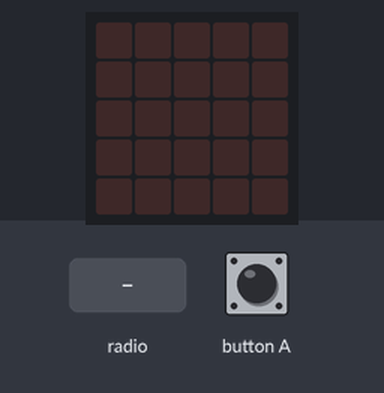
Simulated run of this program. Board: BBC micro:bit (MakeCode). Parts: the board's 5×5 LED display. The test bench sets the inputs (shaded band).

Above: at 1.2 s.
1.3 s: radio message "w" arrives
At 2.3 s:
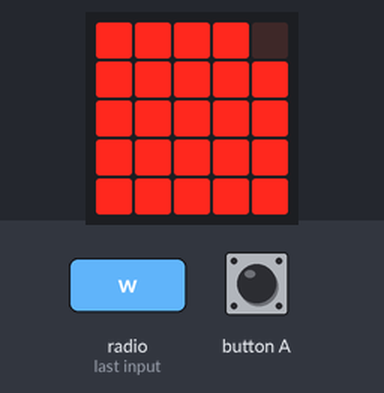
2.8 s: radio message "o" arrives
At 3.5 s:
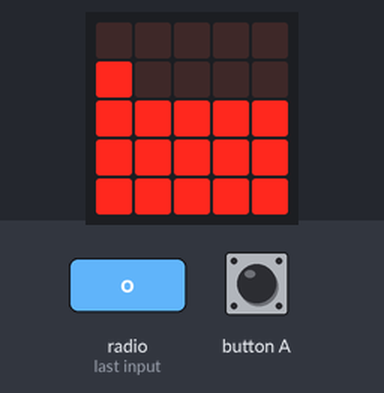
4.3 s: radio message "i" arrives
At 4.6 s:
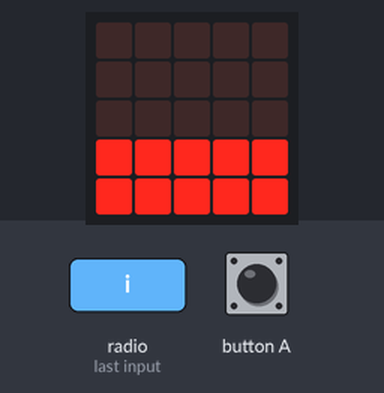
5.8 s: radio message "k" arrives
At 6.9 s:
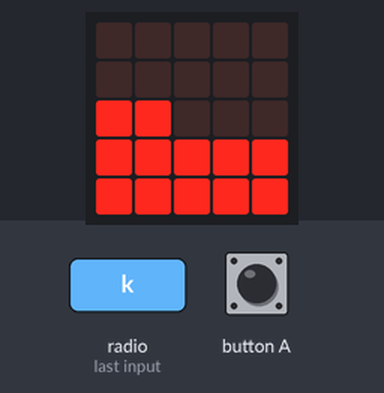
7.3 s: radio message "l" arrives
At 8.1 s:
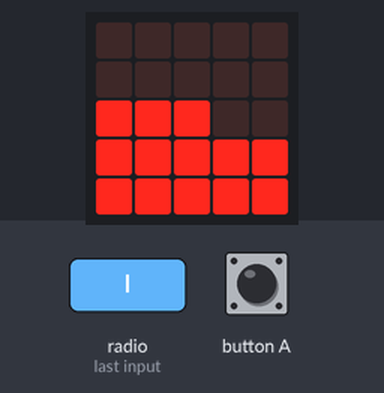
8.8 s: radio message "g" arrives
At 9.2 s:
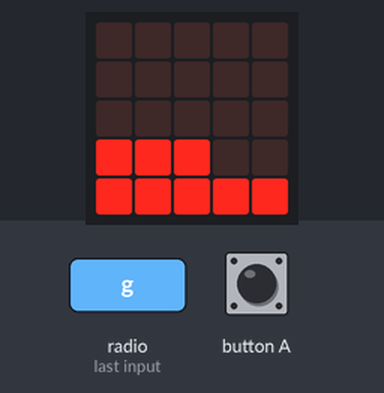
Timing chart, 0 to 11.3 s (numbered marks = the images above; inputs shaded):
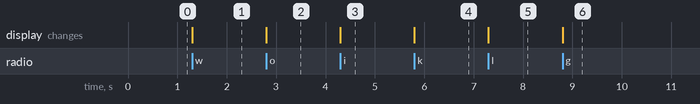

The program:

main.ts
```typescript
enum RadioMessage {
    message1 = 49434,
    meerstippen = 41537,
    a = 18289,
    b = 9031,
    c = 32803,
    d = 3456,
    e = 46605,
    f = 24246,
    g = 6494,
    h = 57881,
    i = 58338,
    j = 51171,
    k = 19399,
    l = 6987,
    m = 10523,
    n = 62761,
    o = 59125,
    p = 57574,
    q = 11232,
    r = 57643,
    s = 45537,
    t = 6833,
    u = 39706,
    v = 38555,
    w = 54422,
    x = 36564
}
radio.onReceivedMessage(RadioMessage.w, function () {
    basic.showLeds(`
        # # # # .
        # # # # #
        # # # # #
        # # # # #
        # # # # #
        `)
})
radio.onReceivedMessage(RadioMessage.o, function () {
    basic.showLeds(`
        . . . . .
        # . . . .
        # # # # #
        # # # # #
        # # # # #
        `)
})
radio.onReceivedMessage(RadioMessage.i, function () {
    basic.showLeds(`
        . . . . .
        . . . . .
        . . . . .
        # # # # #
        # # # # #
        `)
})
radio.onReceivedMessage(RadioMessage.k, function () {
    basic.showLeds(`
        . . . . .
        . . . . .
        # # . . .
        # # # # #
        # # # # #
        `)
})
radio.onReceivedMessage(RadioMessage.l, function () {
    basic.showLeds(`
        . . . . .
        . . . . .
        # # # . .
        # # # # #
        # # # # #
        `)
})
radio.onReceivedMessage(RadioMessage.g, function () {
    basic.showLeds(`
        . . . . .
        . . . . .
        . . . . .
        # # # . .
        # # # # #
        `)
})
radio.onReceivedMessage(RadioMessage.d, function () {
    basic.showLeds(`
        . . . . .
        . . . . .
        . . . . .
        . . . . .
        # # # # #
        `)
})
radio.onReceivedMessage(RadioMessage.s, function () {
    basic.showLeds(`
        . . . . .
        # # # # #
        # # # # #
        # # # # #
        # # # # #
        `)
})
radio.onReceivedMessage(RadioMessage.r, function () {
    basic.showLeds(`
        . . . . .
        # # # # .
        # # # # #
        # # # # #
        # # # # #
        `)
})
input.onButtonPressed(Button.A, function () {
    ampa += 1
})
radio.onReceivedMessage(RadioMessage.u, function () {
    basic.showLeds(`
        # # . . .
        # # # # #
        # # # # #
        # # # # #
        # # # # #
        `)
})
radio.onReceivedMessage(RadioMessage.e, function () {
    basic.showLeds(`
        . . . . .
        . . . . .
        . . . . .
        # . . . .
        # # # # #
        `)
})
radio.onReceivedMessage(RadioMessage.n, function () {
    basic.showLeds(`
        . . . . .
        . . . . .
        # # # # #
        # # # # #
        # # # # #
        `)
})
radio.onReceivedMessage(RadioMessage.h, function () {
    basic.showLeds(`
        . . . . .
        . . . . .
        . . . . .
        # # # # .
        # # # # #
        `)
})
radio.onReceivedMessage(RadioMessage.v, function () {
    basic.showLeds(`
        # # # . .
        # # # # #
        # # # # #
        # # # # #
        # # # # #
        `)
})
radio.onReceivedMessage(RadioMessage.m, function () {
    basic.showLeds(`
        . . . . .
        . . . . .
        # # # # .
        # # # # #
        # # # # #
        `)
})
radio.onReceivedMessage(RadioMessage.f, function () {
    basic.showLeds(`
        . . . . .
        . . . . .
        . . . . .
        # # . . .
        # # # # #
        `)
})
radio.onReceivedMessage(RadioMessage.x, function () {
    basic.showLeds(`
        # # # # #
        # # # # #
        # # # # #
        # # # # #
        # # # # #
        `)
})
radio.onReceivedMessage(RadioMessage.t, function () {
    basic.showLeds(`
        # . . . .
        # # # # #
        # # # # #
        # # # # #
        # # # # #
        `)
})
radio.onReceivedMessage(RadioMessage.c, function () {
    basic.showLeds(`
        . . . . .
        . . . . .
        . . . . .
        . . . . .
        # # # # .
        `)
})
radio.onReceivedMessage(RadioMessage.meerstippen, function () {
    basic.showLeds(`
        . . . . .
        . . . . .
        . . . . .
        . . . . .
        # . . . .
        `)
})
radio.onReceivedMessage(RadioMessage.a, function () {
    basic.showLeds(`
        . . . . .
        . . . . .
        . . . . .
        . . . . .
        # # . . .
        `)
})
radio.onReceivedMessage(RadioMessage.q, function () {
    basic.showLeds(`
        . . . . .
        # # # . .
        # # # # #
        # # # # #
        # # # # #
        `)
})
radio.onReceivedMessage(RadioMessage.p, function () {
    basic.showLeds(`
        . . . . .
        # # . . .
        # # # # #
        # # # # #
        # # # # #
        `)
})
radio.onReceivedMessage(RadioMessage.b, function () {
    basic.showLeds(`
        . . . . .
        . . . . .
        . . . . .
        . . . . .
        # # # . .
        `)
})
radio.onReceivedMessage(RadioMessage.j, function () {
    basic.showLeds(`
        . . . . .
        . . . . .
        # . . . .
        # # # # #
        # # # # #
        `)
})
let ampa = 0
radio.setGroup(148)
basic.forever(function () {
    if (ampa == 1) {
        radio.sendMessage(RadioMessage.meerstippen)
        basic.pause(30000)
    }
})
basic.forever(function () {
    if (ampa == 2) {
        radio.sendMessage(RadioMessage.a)
        basic.pause(30000)
    }
})
basic.forever(function () {
    if (ampa == 3) {
        radio.sendMessage(RadioMessage.b)
        basic.pause(30000)
    }
})
basic.forever(function () {
    if (ampa == 4) {
        radio.sendMessage(RadioMessage.c)
        basic.pause(30000)
    }
})
basic.forever(function () {
    if (ampa == 5) {
        radio.sendMessage(RadioMessage.d)
        basic.pause(30000)
    }
})
basic.forever(function () {
    if (ampa == 6) {
        radio.sendMessage(RadioMessage.e)
        basic.pause(30000)
    }
})
basic.forever(function () {
    if (ampa == 7) {
        radio.sendMessage(RadioMessage.f)
        basic.pause(30000)
    }
})
basic.forever(function () {
    if (ampa == 25) {
        ampa = 0
    }
})
basic.forever(function () {

})
basic.forever(function () {
    if (ampa == 9) {
        radio.sendMessage(RadioMessage.h)
        basic.pause(30000)
    }
})
basic.forever(function () {
    if (ampa == 10) {
        radio.sendMessage(RadioMessage.i)
        basic.pause(30000)
    }
})
basic.forever(function () {
    if (ampa == 11) {
        radio.sendMessage(RadioMessage.j)
        basic.pause(30000)
    }
})
basic.forever(function () {
    if (ampa == 12) {
        radio.sendMessage(RadioMessage.k)
        basic.pause(30000)
    }
})
basic.forever(function () {
    if (ampa == 14) {
        radio.sendMessage(RadioMessage.m)
        basic.pause(30000)
    }
})
basic.forever(function () {
    if (ampa == 13) {
        radio.sendMessage(RadioMessage.l)
        basic.pause(30000)
    }
})
basic.forever(function () {
    if (ampa == 16) {
        radio.sendMessage(RadioMessage.o)
        basic.pause(30000)
    }
})
basic.forever(function () {
    if (ampa == 15) {
        radio.sendMessage(RadioMessage.n)
        basic.pause(30000)
    }
})
basic.forever(function () {
    if (ampa == 16) {
        radio.sendMessage(RadioMessage.o)
        basic.pause(30000)
    }
})
basic.forever(function () {
    if (ampa == 17) {
        radio.sendMessage(RadioMessage.p)
        basic.pause(30000)
    }
})
basic.forever(function () {
    if (ampa == 18) {
        radio.sendMessage(RadioMessage.q)
        basic.pause(30000)
    }
})
basic.forever(function () {
    if (ampa == 19) {
        radio.sendMessage(RadioMessage.r)
        basic.pause(30000)
    }
})
basic.forever(function () {
    if (ampa == 20) {
        radio.sendMessage(RadioMessage.s)
        basic.pause(30000)
    }
})
basic.forever(function () {
    if (ampa == 20) {
        radio.sendMessage(RadioMessage.t)
        basic.pause(30000)
    }
})
basic.forever(function () {
    if (ampa == 21) {
        radio.sendMessage(RadioMessage.u)
        basic.pause(30000)
    }
})
basic.forever(function () {
    if (ampa == 22) {
        radio.sendMessage(RadioMessage.v)
        basic.pause(30000)
    }
})
basic.forever(function () {
    if (ampa == 23) {
        radio.sendMessage(RadioMessage.w)
        basic.pause(30000)
    }
})
basic.forever(function () {
    if (ampa == 24) {
        radio.sendMessage(RadioMessage.x)
        basic.pause(30000)
    }
})
```

test.ts
```typescript
// tests gaan hier; deze zal niet worden gecompileerd wanneer dit pakket wordt gebruikt als extensie.
```

Measured:
- after the input at 1.3 s, the display: changes at once (image 1)
- after the input at 2.8 s, the display: changes at once (image 2)
- after the input at 4.3 s, the display: changes at once (image 3)
- after the input at 5.8 s, the display: changes at once (image 4)
- after the input at 7.3 s, the display: changes at once (image 5)
- after the input at 8.8 s, the display: changes at once (image 6)
